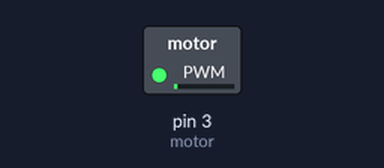
Bench run of a sketch on a simulated Arduino Uno, built with avr-gcc and run on an emulated ATmega328P. On the bench: switched loads named in the sketch (green lamp = pin HIGH).

Above: at 0.05 s.
At 0.65 s:
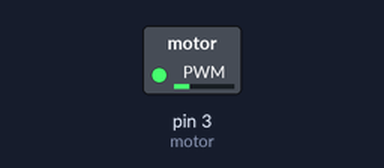
At 1.3 s:
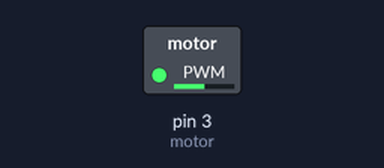
At 2.55 s:
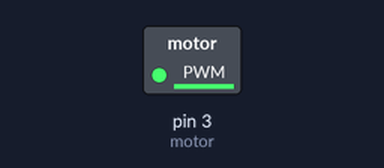
Timing chart, 0 to 5.9 s (numbered marks = the images above):
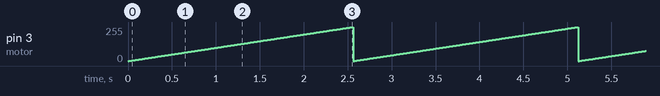

The sketch:

dynamo.ino
```cpp
int motor = 3;
void setup() {
  // put your setup code here, to run once:
  //pinMode(motor, OUTPUT);
}

void loop() {
  for(int i=0; i<= 255;i++)
    {
      analogWrite(motor,i);
      delay(10);
    }
}
```

Measured:
- by itself, pin 3 (motor): ramps from 0/255 to 255/255 and jumps back, once every 2.6 s
